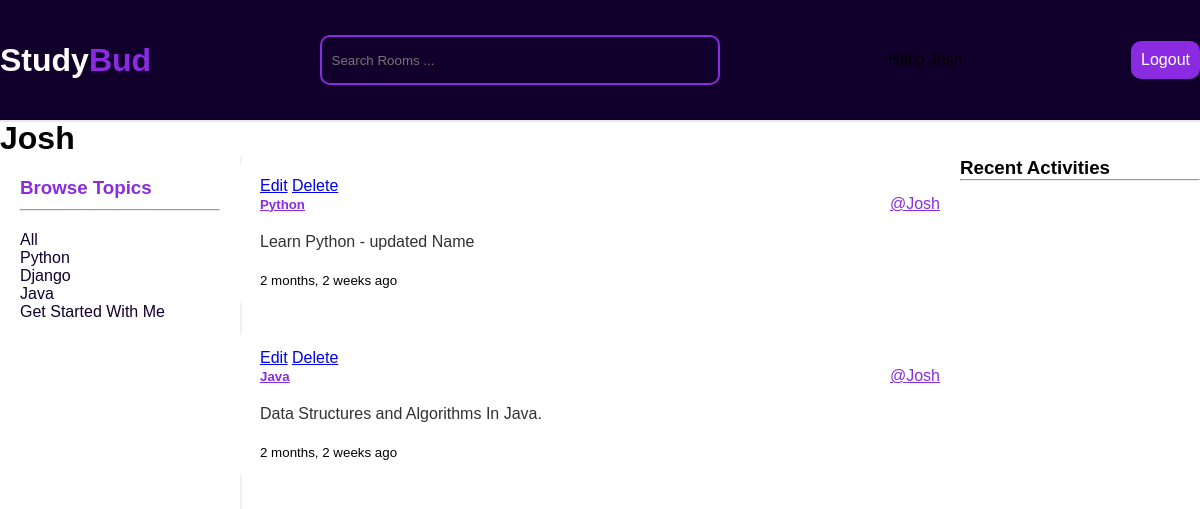
/profile/4/ (signed in), run on the app's committed database.
### myApp/models.py (models this page shows, shortened)
class Topic(models.Model):
    name = models.CharField(max_length=200)
    def __str__(self):
        return self.name

class Room(models.Model):
    host = models.ForeignKey(User,on_delete=models.SET_NULL,null=True)
    topic = models.ForeignKey(Topic,on_delete=models.SET_NULL,null=True)
    name = models.CharField(max_length=200)
    description = models.TextField(null=True,blank=True)
    participants = models.ManyToManyField(User,related_name='participants',blank=True)
    updated = models.DateTimeField(auto_now=True)
    created = models.DateTimeField(auto_now_add=True)
    class Meta:
        ordering = ['-updated','-created']

### myApp/views.py (the view)
# urls.py: path('profile/<str:pk>/',views.userProfile,name='user-profile'),
def userProfile(request,pk):
    user = User.objects.get(id=pk)
    rooms = user.room_set.all()
    room_messages = user.message_set.all()
    topics = Topic.objects.all()
    context = {'user':user,'rooms':rooms,'room_messages':room_messages,'topics':topics}
    return render(request,'myApp/profile.html',context)

### myApp/templates/myApp/profile.html (shortened to what this page needs)
{% extends 'main.html'%}
{% block content%}
<h1>{{user.username}}</h1>
<div class="profile-container">
    <div>
        {% include 'myApp/topics_component.html'%}
    </div>
    <div>
        {% include 'myApp/feed_component.html'%}
    </div>
    <div>
        {% include 'myApp/activity_component.html'%}
    </div>
</div>
{% endblock content%}

### myApp/templates/myApp/topics_component.html
{% load static %}
<link rel="stylesheet" href="{% static 'styles/main.css' %}">
      <div class="sidebar">
       <h3 class="sidebar-title"> Browse Topics</h3>
          <hr>
       <div class="topic-links">
       <div>
           <a href="{% url 'home'%}">All</a>
       </div>
        {% for topic in topics%}
          <div>
            <a href="{% url 'home' %}?q={{topic.name}}">{{topic.name}}</a>
          </div>
        {% endfor%}
      </div>
      </div>

### myApp/templates/myApp/feed_component.html
<div>
{% for room in rooms%}
<div class="room">
    {% if request.user == room.host %}
    <a href="{% url 'update-room' room.id %}">Edit</a>
    <a href="{% url 'delete-room' room.id %}">Delete</a>
    {%endif%}
<div class="room-header">
    <h5><a href="{% url 'room' room.id  %}">{{room.topic}}</a></h5>
    <a href="{% url 'user-profile' room.host.id%}">@{{room.host.username}}</a>
    </div>
<div class="room-content">
    <p>{{room.name}}</p>
</div>
<small>{{ room.created | timesince }} ago</small>
</div>
{%endfor%}
</div>

### static/styles/main.css (style rules this page uses)
* { margin: 0; padding: 0; box-sizing: border-box; }
body { background-color: #ffffff; font-family: Arial, fantasy; }
.sidebar { height: 100vh; padding: 20px; box-shadow: 1px 1px 1px 1px #f1f1f1; }
.sidebar-title { color: blueviolet; margin-bottom: 10px; }
.topic-links { margin-top: 20px; }
.topic-links a { text-decoration: none; color:#10002b; }
.room { background-color: #ffffff; padding: 20px; margin-bottom: 20px; border-radius: 10px; }
.room-header { display: flex; align-items: center; justify-content: space-between; margin-bottom: 10px; }
.room-header a { color: blueviolet; }
.room-content { color: #313131; margin: 20px 0; }

### myApp/templates/myApp/profile.html (style rules this page uses)
.profile-container { display: grid; grid-template-columns: 1fr 3fr 1fr; }

### data on the page
Topic: name "Python"
Topic: name "Django"
Topic: name "Java"
Topic: name "Get Started With Me"
Room: shows "Edit", topic "Python", host.username "Josh", name "Learn Python - updated Name", created "2 months, 2 weeks"
Room: shows "Edit", topic "Java", host.username "Josh", name "Data Structures and Algorithms In Java.", created "2 months, 2 weeks"

### other printed values
{{ user.username }} "Josh"
